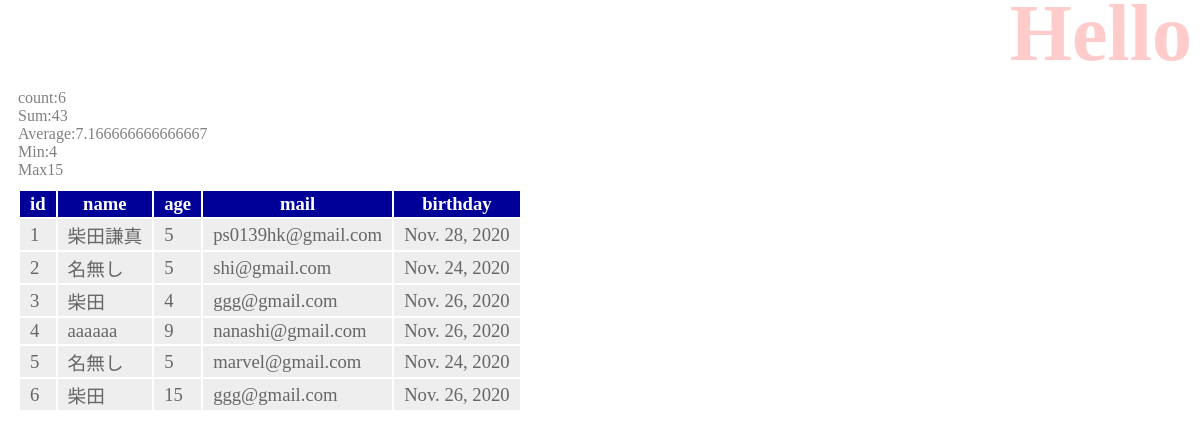
/hello/, run on the app's committed database.
### hello/models.py (models this page shows, shortened)
class Friend(models.Model):
    name = models.CharField(max_length=100)
    mail = models.EmailField(max_length=200)
    gender = models.BooleanField()
    age = models.IntegerField(default=0)
    birthday = models.DateField()

### hello/views.py (the view)
# urls.py: path('', Index.as_view(), name='index'),
class Index(TemplateView):
    def __init__(self):
        self.data = Friend.objects.all()
        re1 = Friend.objects.aggregate(Count('age'))
        re2 = Friend.objects.aggregate(Sum('age'))
        re3 = Friend.objects.aggregate(Avg('age'))
        re4 = Friend.objects.aggregate(Min('age'))
        re5 = Friend.objects.aggregate(Max('age'))
        msg = 'count:' + str(re1['age__count'])\
            + '<br>Sum:' + str(re2['age__sum'])\
            + '<br>Average:' + str(re3['age__avg'])\
            + '<br>Min:' + str(re4['age__min'])\
            + '<br>Max' + str(re5['age__max'])
        self.params = {
            'title':'Hello',
            'message':msg,
            'data': self.data,
            }
    def get(self, request):
        return render(request, 'hello/crud_check.html', self.params)

### hello/templates/hello/crud_check.html (shortened to what this page needs)
{% load static %}
<!DOCTYPE html>
<html lang="ja">
<head>
    <link rel="stylesheet" type="text/css" href="{% static 'hello/css/style.css' %}" />
</head>
<body>
    <h1>{{ title }}</h1>
    <p>{{ message|safe }}</p>
    <table>
        <tr>
            <th>id</th>
            <th>name</th>
            <th>age</th>
            <th>mail</th>
            <th>birthday</th>
        </tr>
        {% for item in data %}
        <tr>
            <td>{{ item.id }}</td>
            <td>{{ item.name }}</td>
            <td>{{ item.age }}</td>
            <td>{{ item.mail }}</td>
            <td>{{ item.birthday }}</td>
        </tr>
        {% endfor %}
    </table>
</body>
</html>

### hello/static/hello/css/style.css (style rules this page uses)
body { color: gray; font-size: 16px; }
h1 { color: red; opacity: 0.2; font-size: 60pt; margin-top: -20px; margin-bottom: 0px; text-align: right; }
p { margin: 10px; }
table { margin: 10px; font-size: 14pt; }
table tr th { background-color: #009; color: white; padding: 2px 10px; border-width: 2px; }
table tr td { background-color: #eee; color: #666; padding: 2px 10px; border-width: 2px; }

### data on the page
Friend: id "1", name "柴田謙真", age "5", mail "ps0139hk@gmail.com", birthday "Nov. 28, 2020"
Friend: id "2", name "名無し", age "5", mail "shi@gmail.com", birthday "Nov. 24, 2020"
Friend: id "3", name "柴田", age "4", mail "ggg@gmail.com", birthday "Nov. 26, 2020"
Friend: id "4", name "aaaaaa", age "9", mail "nanashi@gmail.com", birthday "Nov. 26, 2020"
Friend: id "5", name "名無し", age "5", mail "marvel@gmail.com", birthday "Nov. 24, 2020"
Friend: id "6", name "柴田", age "15", mail "ggg@gmail.com", birthday "Nov. 26, 2020"

### other printed values
{{ message|safe }} "count:6 Sum:43 Average:7.166666666666667 Min:4 Max15"
